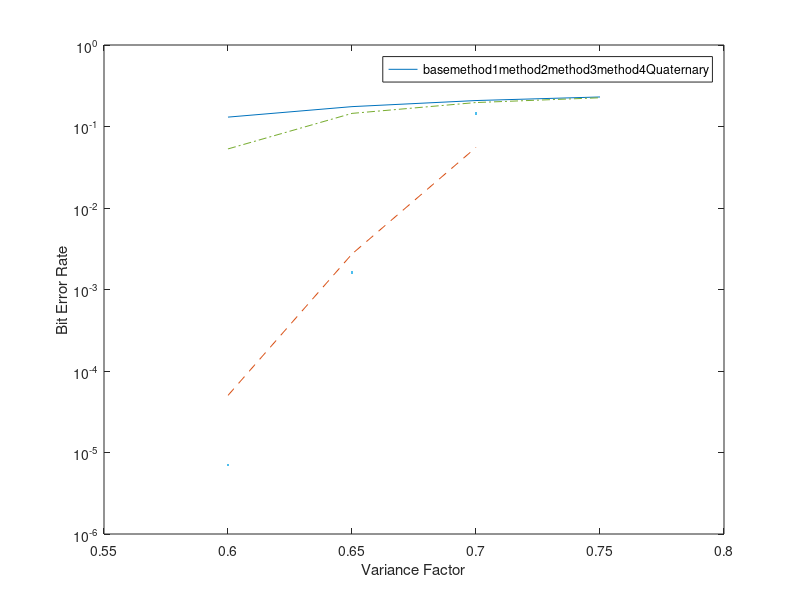

Here is the MATLAB script that generated this plot:
factor = [0.60, 0.65,0.7, 0.75];
error0 = [0.130383, 0.175307, 0.208228, 0.230341];
error1 = [0.053081, 0.144877, 0.196834, 0.225259]; 
error2 = [0,0.005165,0,0];
error3 = [0,0.004306,0,0];
error4 = [5.0200000e-05,0.0027268, 0.0553712,0];
errorq = [6.9995333e-06,0.0016133, 0.1445572,0];

time0 = [1.259748, 1.220378, 1.243236, 1.112529];
time1 = [0.857447, 1.213813, 1.298658, 1.314779];
time2 = [0.219883,0.418113,0,0];
time3 = [0.239829,0.456138,0,0];
time4 = [0.907315,1.563351,2.845757,4.664305];
timeq = [3.975534,6.509376,0,0,];

base = plot(factor,error0);
hold on;
method4p = plot(factor,error4,'--');
hold on;
method3p = plot(factor,error3,'-.');
hold on;
method2p = plot(factor,error2,'-.');
hold on;
method1p = plot(factor,error1,'-.');
hold on;
quaterp = plot(factor,errorq,'.');
% legend([base2 method2 quaternary2 quaternary4], ...
% ["Baseline,p_1=2{\lambda}","Baseline,p_1=4{\lambda}","Algorithm 3,p_1=2{\lambda}","Algorithm 3,p_1=4{\lambda}","quaternary,p_1=2{\lambda}","quaternary,p_1=4{\lambda}"]);
legend([base,method1p,method2p, method3p,method4p,quaterp], ...
["base","method1","method2","method3","method4","Quaternary"]);
xlabel('Variance Factor');
ylabel('Bit Error Rate');
set(gca, 'YScale', 'log');
